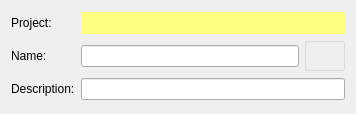
<?xml version="1.0" encoding="UTF-8"?>
<ui version="4.0">
 <class>PODesignerGeneral</class>
 <widget class="QWidget" name="PODesignerGeneral">
  <property name="geometry">
   <rect>
    <x>0</x>
    <y>0</y>
    <width>356</width>
    <height>114</height>
   </rect>
  </property>
  <property name="windowTitle">
   <string/>
  </property>
  <property name="toolTip">
   <string/>
  </property>
  <property name="styleSheet">
   <string notr="true"/>
  </property>
  <layout class="QGridLayout" name="gridLayout">
   <item row="0" column="0">
    <widget class="QLabel" name="label1">
     <property name="sizePolicy">
      <sizepolicy hsizetype="Preferred" vsizetype="Maximum">
       <horstretch>0</horstretch>
       <verstretch>0</verstretch>
      </sizepolicy>
     </property>
     <property name="text">
      <string>Project:</string>
     </property>
    </widget>
   </item>
   <item row="0" column="1" colspan="2">
    <widget class="QPushButton" name="projectPB">
     <property name="sizePolicy">
      <sizepolicy hsizetype="Minimum" vsizetype="Maximum">
       <horstretch>0</horstretch>
       <verstretch>0</verstretch>
      </sizepolicy>
     </property>
     <property name="palette">
      <palette>
       <active>
        <colorrole role="WindowText">
         <brush brushstyle="SolidPattern">
          <color alpha="255">
           <red>0</red>
           <green>0</green>
           <blue>0</blue>
          </color>
         </brush>
        </colorrole>
        <colorrole role="Button">
         <brush brushstyle="SolidPattern">
          <color alpha="255">
           <red>255</red>
           <green>255</green>
           <blue>127</blue>
          </color>
         </brush>
        </colorrole>
        <colorrole role="Light">
         <brush brushstyle="SolidPattern">
          <color alpha="255">
           <red>255</red>
           <green>255</green>
           <blue>255</blue>
          </color>
         </brush>
        </colorrole>
        <colorrole role="Midlight">
         <brush brushstyle="SolidPattern">
          <color alpha="255">
           <red>255</red>
           <green>255</green>
           <blue>191</blue>
          </color>
         </brush>
        </colorrole>
        <colorrole role="Dark">
         <brush brushstyle="SolidPattern">
          <color alpha="255">
           <red>127</red>
           <green>127</green>
           <blue>63</blue>
          </color>
         </brush>
        </colorrole>
        <colorrole role="Mid">
         <brush brushstyle="SolidPattern">
          <color alpha="255">
           <red>170</red>
           <green>170</green>
           <blue>84</blue>
          </color>
         </brush>
        </colorrole>
        <colorrole role="Text">
         <brush brushstyle="SolidPattern">
          <color alpha="255">
           <red>0</red>
           <green>0</green>
           <blue>0</blue>
          </color>
         </brush>
        </colorrole>
        <colorrole role="BrightText">
         <brush brushstyle="SolidPattern">
          <color alpha="255">
           <red>255</red>
           <green>255</green>
           <blue>255</blue>
          </color>
         </brush>
        </colorrole>
        <colorrole role="ButtonText">
         <brush brushstyle="SolidPattern">
          <color alpha="255">
           <red>0</red>
           <green>0</green>
           <blue>0</blue>
          </color>
         </brush>
        </colorrole>
        <colorrole role="Base">
         <brush brushstyle="SolidPattern">
          <color alpha="255">
           <red>255</red>
           <green>255</green>
           <blue>255</blue>
          </color>
         </brush>
        </colorrole>
        <colorrole role="Window">
         <brush brushstyle="SolidPattern">
          <color alpha="255">
           <red>255</red>
           <green>255</green>
           <blue>127</blue>
          </color>
         </brush>
        </colorrole>
        <colorrole role="Shadow">
         <brush brushstyle="SolidPattern">
          <color alpha="255">
           <red>0</red>
           <green>0</green>
           <blue>0</blue>
          </color>
         </brush>
        </colorrole>
        <colorrole role="AlternateBase">
         <brush brushstyle="SolidPattern">
          <color alpha="255">
           <red>255</red>
           <green>255</green>
           <blue>191</blue>
          </color>
         </brush>
        </colorrole>
       </active>
       <inactive>
        <colorrole role="WindowText">
         <brush brushstyle="SolidPattern">
          <color alpha="255">
           <red>0</red>
           <green>0</green>
           <blue>0</blue>
          </color>
         </brush>
        </colorrole>
        <colorrole role="Button">
         <brush brushstyle="SolidPattern">
          <color alpha="255">
           <red>255</red>
           <green>255</green>
           <blue>127</blue>
          </color>
         </brush>
        </colorrole>
        <colorrole role="Light">
         <brush brushstyle="SolidPattern">
          <color alpha="255">
           <red>255</red>
           <green>255</green>
           <blue>255</blue>
          </color>
         </brush>
        </colorrole>
        <colorrole role="Midlight">
         <brush brushstyle="SolidPattern">
          <color alpha="255">
           <red>255</red>
           <green>255</green>
           <blue>191</blue>
          </color>
         </brush>
        </colorrole>
        <colorrole role="Dark">
         <brush brushstyle="SolidPattern">
          <color alpha="255">
           <red>127</red>
           <green>127</green>
           <blue>63</blue>
          </color>
         </brush>
        </colorrole>
        <colorrole role="Mid">
         <brush brushstyle="SolidPattern">
          <color alpha="255">
           <red>170</red>
           <green>170</green>
           <blue>84</blue>
          </color>
         </brush>
        </colorrole>
        <colorrole role="Text">
         <brush brushstyle="SolidPattern">
          <color alpha="255">
           <red>0</red>
           <green>0</green>
           <blue>0</blue>
          </color>
         </brush>
        </colorrole>
        <colorrole role="BrightText">
         <brush brushstyle="SolidPattern">
          <color alpha="255">
           <red>255</red>
           <green>255</green>
           <blue>255</blue>
          </color>
         </brush>
        </colorrole>
        <colorrole role="ButtonText">
         <brush brushstyle="SolidPattern">
          <color alpha="255">
           <red>0</red>
           <green>0</green>
           <blue>0</blue>
          </color>
         </brush>
        </colorrole>
        <colorrole role="Base">
         <brush brushstyle="SolidPattern">
          <color alpha="255">
           <red>255</red>
           <green>255</green>
           <blue>255</blue>
          </color>
         </brush>
        </colorrole>
        <colorrole role="Window">
         <brush brushstyle="SolidPattern">
          <color alpha="255">
           <red>255</red>
           <green>255</green>
           <blue>127</blue>
          </color>
         </brush>
        </colorrole>
        <colorrole role="Shadow">
         <brush brushstyle="SolidPattern">
          <color alpha="255">
           <red>0</red>
           <green>0</green>
           <blue>0</blue>
          </color>
         </brush>
        </colorrole>
        <colorrole role="AlternateBase">
         <brush brushstyle="SolidPattern">
          <color alpha="255">
           <red>255</red>
           <green>255</green>
           <blue>191</blue>
          </color>
         </brush>
        </colorrole>
       </inactive>
       <disabled>
        <colorrole role="WindowText">
         <brush brushstyle="SolidPattern">
          <color alpha="255">
           <red>127</red>
           <green>127</green>
           <blue>63</blue>
          </color>
         </brush>
        </colorrole>
        <colorrole role="Button">
         <brush brushstyle="SolidPattern">
          <color alpha="255">
           <red>255</red>
           <green>255</green>
           <blue>127</blue>
          </color>
         </brush>
        </colorrole>
        <colorrole role="Light">
         <brush brushstyle="SolidPattern">
          <color alpha="255">
           <red>255</red>
           <green>255</green>
           <blue>255</blue>
          </color>
         </brush>
        </colorrole>
        <colorrole role="Midlight">
         <brush brushstyle="SolidPattern">
          <color alpha="255">
           <red>255</red>
           <green>255</green>
           <blue>191</blue>
          </color>
         </brush>
        </colorrole>
        <colorrole role="Dark">
         <brush brushstyle="SolidPattern">
          <color alpha="255">
           <red>127</red>
           <green>127</green>
           <blue>63</blue>
          </color>
         </brush>
        </colorrole>
        <colorrole role="Mid">
         <brush brushstyle="SolidPattern">
          <color alpha="255">
           <red>170</red>
           <green>170</green>
           <blue>84</blue>
          </color>
         </brush>
        </colorrole>
        <colorrole role="Text">
         <brush brushstyle="SolidPattern">
          <color alpha="255">
           <red>127</red>
           <green>127</green>
           <blue>63</blue>
          </color>
         </brush>
        </colorrole>
        <colorrole role="BrightText">
         <brush brushstyle="SolidPattern">
          <color alpha="255">
           <red>255</red>
           <green>255</green>
           <blue>255</blue>
          </color>
         </brush>
        </colorrole>
        <colorrole role="ButtonText">
         <brush brushstyle="SolidPattern">
          <color alpha="255">
           <red>127</red>
           <green>127</green>
           <blue>63</blue>
          </color>
         </brush>
        </colorrole>
        <colorrole role="Base">
         <brush brushstyle="SolidPattern">
          <color alpha="255">
           <red>255</red>
           <green>255</green>
           <blue>127</blue>
          </color>
         </brush>
        </colorrole>
        <colorrole role="Window">
         <brush brushstyle="SolidPattern">
          <color alpha="255">
           <red>255</red>
           <green>255</green>
           <blue>127</blue>
          </color>
         </brush>
        </colorrole>
        <colorrole role="Shadow">
         <brush brushstyle="SolidPattern">
          <color alpha="255">
           <red>0</red>
           <green>0</green>
           <blue>0</blue>
          </color>
         </brush>
        </colorrole>
        <colorrole role="AlternateBase">
         <brush brushstyle="SolidPattern">
          <color alpha="255">
           <red>255</red>
           <green>255</green>
           <blue>127</blue>
          </color>
         </brush>
        </colorrole>
       </disabled>
      </palette>
     </property>
     <property name="focusPolicy">
      <enum>Qt::NoFocus</enum>
     </property>
     <property name="autoFillBackground">
      <bool>true</bool>
     </property>
     <property name="text">
      <string/>
     </property>
     <property name="flat">
      <bool>true</bool>
     </property>
    </widget>
   </item>
   <item row="1" column="0">
    <widget class="QLabel" name="label2">
     <property name="text">
      <string>Name:</string>
     </property>
    </widget>
   </item>
   <item row="1" column="1">
    <widget class="QLineEdit" name="nameLE"/>
   </item>
   <item row="2" column="0">
    <widget class="QLabel" name="label3">
     <property name="text">
      <string>Description:</string>
     </property>
    </widget>
   </item>
   <item row="2" column="1" colspan="2">
    <widget class="QLineEdit" name="descriptionLE"/>
   </item>
   <item row="1" column="2">
    <widget class="QPushButton" name="selectPB">
     <property name="focusPolicy">
      <enum>Qt::NoFocus</enum>
     </property>
     <property name="toolTip">
      <string>Send object to selection buffer</string>
     </property>
     <property name="styleSheet">
      <string notr="true">QPushButton {
     border: 1px solid #dadbde;
     background-color: qlineargradient(x1: 0, y1: 0, x2: 0, y2: 1,
                                       stop: 0 #dadbde, stop: 1 #f6f7fa);
     border-radius: 2px;
     min-width: 34px;
     min-height: 24px;
     padding: 2px;
 }

 QPushButton:pressed {
     border: 2px solid #777777;
 }

 QPushButton:checked {
     border: 2px solid #777777;
 }</string>
     </property>
     <property name="text">
      <string/>
     </property>
     <property name="icon">
      <iconset resource="../../NemesisCore.qrc">
       <normaloff>:/images/NemesisCore/widgets/select_object.svg</normaloff>:/images/NemesisCore/widgets/select_object.svg</iconset>
     </property>
     <property name="iconSize">
      <size>
       <width>22</width>
       <height>22</height>
      </size>
     </property>
    </widget>
   </item>
  </layout>
 </widget>
 <resources>
  <include location="../../NemesisCore.qrc"/>
 </resources>
 <connections/>
</ui>
